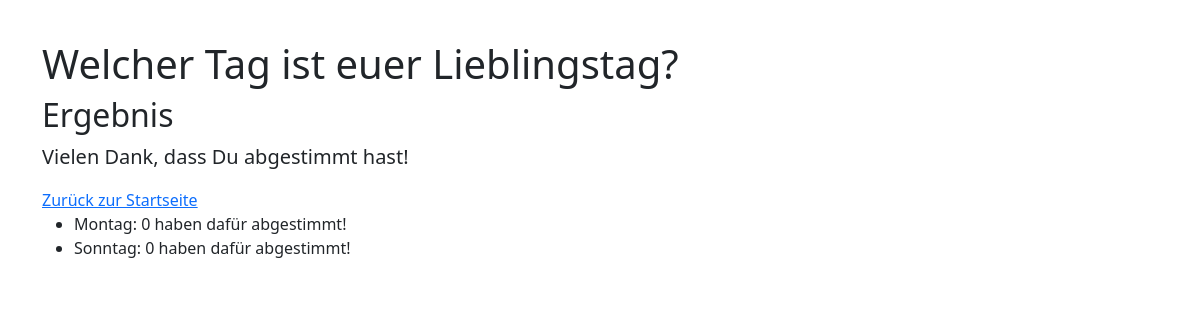
The page /poll/lieblingstag/results on the database as committed earlier.
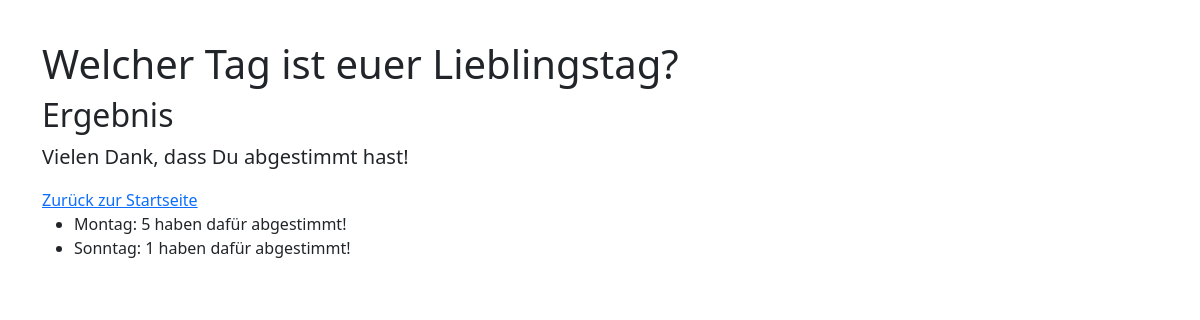
The same page on the database as committed later.
### polls/models.py (models this page shows, shortened)
class Poll(models.Model):
    name = models.CharField(max_length= 256)
    slug = models.SlugField(unique=True)

class Choice(models.Model):
    poll = models.ForeignKey(to='Poll', on_delete=models.CASCADE)
    name = models.CharField(max_length= 256)
    votes = models.IntegerField(default=0)
    notes = models.TextField(null=True, blank=True)

### polls/views.py (the view)
# urls.py: path('poll/<str:slug>/results', results, name='results'),
def results(request, slug):
    umfrage = get_object_or_404(Poll, slug=slug)
    context = {'umfrage': umfrage}
    return render(request=request, template_name='polls/results.html', context=context)

### polls/templates/polls/results.html
{%extends 'polls/base.html'%} {%block content%} {%if umfrage%}
<h1>{{umfrage.name}}</h1>
<h2>Ergebnis</h2>
<p class="lead">Vielen Dank, dass Du abgestimmt hast!</p>
<a href="{%url 'index'%}">Zurück zur Startseite</a> {%if umfrage.choice_set.all%}
<ul>
    {%for choice in umfrage.choice_set.all%}
    <li>{{choice.name}}: {{choice.votes}} haben dafür abgestimmt!</li>
    {%endfor%}
</ul>
{%else%}
<p>Keine Antworten verfügbar</p>
{%endif%} {%else%}
<h1>Es kann keine Umfrage ausgegeben werden</h1>
{%endif%}{%endblock%}

### polls/templates/polls/base.html (shortened to what this page needs)
<!DOCTYPE html>
<html lang="en">
<head>
    <link href="https://cdn.jsdelivr.net/npm/bootstrap@5.1.3/dist/css/bootstrap.min.css" rel="stylesheet">
</head>
<body>
    <div class="container weiter-runter">
        {%block content%} {%endblock%}
    </div>
</body>
</html>

### polls/templates/polls/base.html (style rules this page uses)
.weiter-runter { margin-top: 40px; }

Rows that differ between the two databases and show on the page:
changed Choice "Montag": votes "0" → "5"
changed Choice "Sonntag": votes "0" → "1"
